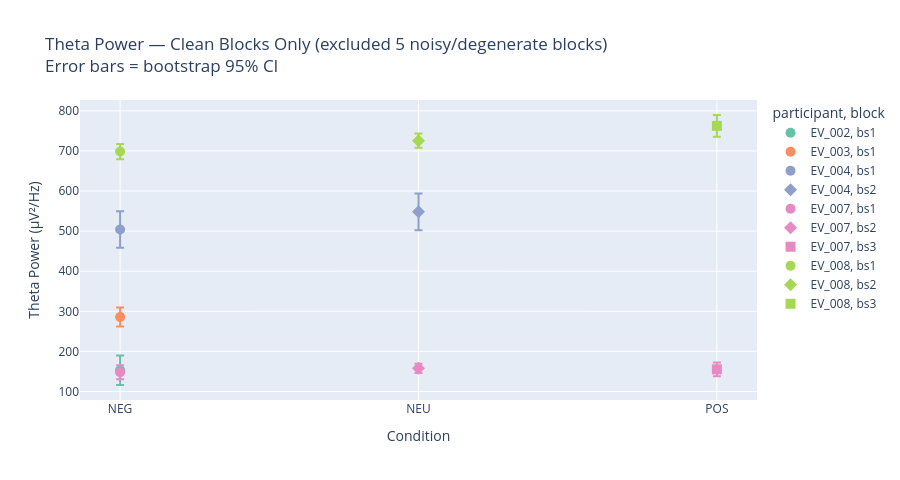

Notebook code cell kept with this figure:
### Markdown cell above
## Theta Block Exclusion

**Finding**: Conditions are NOT counterbalanced — all participants ran NEG→NEU→POS in the same fixed order.  
The high-CI blocks are not consistent across block positions or conditions; they are **individual block failures** (likely EEG artifacts, electrode pop, or excessive movement during that specific 2-minute block).

**Exclusion criterion**: `ci_width > 2× median_across_all_blocks`  
This flags blocks where the bootstrap found that individual 30 s epoch means were so variable that a reliable estimate cannot be obtained.

| Participant | Block | Condition | θ mean | CI width | Reason |
|---|---|---|---|---|---|
| EV_002 | bs3 | POS | 242 | 446 | Extremely noisy epochs |
| EV_002 | bs2 | NEU | 105 | 1.3 | Suspiciously small CI → possibly single epoch |
| EV_003 | bs2 | NEU | 549 | 902 | Extremely noisy epochs |
| EV_004 | bs3 | POS | 534 | 140 | Elevated noise (>2× median) |

EV_007 and EV_008 are clean across all blocks.

### Code cell
# --- Theta exclusion: flag and remove unreliable blocks ---
# Criterion 1: ci_width > 2× median (very noisy epochs)
# Criterion 2: ci_width < 5 (suspiciously small → bootstrap collapsed, likely ≤1 epoch survived QC)

overall_median_ci = theta_ci["ci_width"].median()
threshold_high = 2.0 * overall_median_ci
threshold_low  = 5.0   # bootstrap CI < 5 on EEG PSD is physiologically implausible → degenerate block

theta_excluded = theta_ci.with_columns(
    pl.when(pl.col("ci_width") > threshold_high)
      .then(pl.lit("noisy (ci_width > 2×median)"))
      .when(pl.col("ci_width") < threshold_low)
      .then(pl.lit("degenerate (ci_width < 5)"))
      .otherwise(pl.lit("keep"))
      .alias("exclusion_reason")
)

excluded = theta_excluded.filter(pl.col("exclusion_reason") != "keep")
theta_clean = theta_excluded.filter(pl.col("exclusion_reason") == "keep")

print(f"Threshold noisy      : ci_width > {threshold_high:.1f}  (2× median={overall_median_ci:.1f})")
print(f"Threshold degenerate : ci_width < {threshold_low:.1f}")
print(f"\nExcluded blocks ({excluded.height}):")
display(excluded.select(["participant","block","condition","theta","ci_width","exclusion_reason"]).sort("ci_width", descending=True))
print(f"\nClean blocks remaining: {theta_clean.height} / {theta_ci.height}")

# --- Per-condition coverage after exclusion ---
print("\nCoverage per condition after exclusion:")
display(
    theta_excluded
    .group_by("condition")
    .agg(
        (pl.col("exclusion_reason") == "keep").sum().alias("n_clean"),
        pl.len().alias("n_total"),
    )
    .with_columns(((pl.col("n_clean") / pl.col("n_total")) * 100).round(0).alias("pct_clean"))
    .sort("condition")
)

# --- Plot clean data ---
import plotly.express as px

fig = px.scatter(
    theta_clean.to_pandas(),
    x="condition", y="theta",
    error_y="ci_half",
    color="participant",
    symbol="block",
    hover_data=["block","participant","ci_width"],
    title=f"Theta Power — Clean Blocks Only (excluded {excluded.height} noisy/degenerate blocks)<br>Error bars = bootstrap 95% CI",
    labels={"theta": "Theta Power (µV²/Hz)", "condition": "Condition"},
    category_orders={"condition": ["NEG","NEU","POS"]},
    color_discrete_sequence=px.colors.qualitative.Set2,
)
fig.update_traces(marker_size=10, error_y_thickness=2)
fig.update_layout(height=480)
fig.show()

# Summary statistics on clean data
print("\nMean theta per condition (clean blocks only):")
display(
    theta_clean
    .group_by("condition")
    .agg(
        pl.col("theta").mean().round(1).alias("mean_theta"),
        pl.col("theta").std().round(1).alias("std_theta"),
        pl.col("ci_width").mean().round(1).alias("mean_ci_width"),
        pl.len().alias("n_blocks"),
    )
    .sort("condition")
)

### Figure 1 — Plotly figure (JSON) as saved in the notebook; plotly's stock layout.template omitted (floating-point values rounded to 4 significant figures)
{"data": [{"customdata": [["bs1", "EV_002", 56.85]], "error_y": {"array": [36.82], "thickness": 2}, "hovertemplate": "participant=%{customdata[1]}<br>block=%{customdata[0]}<br>Condition=%{x}<br>Theta Power (µV²/Hz)=%{y}<br>ci_width=%{customdata[2]}<extra></extra>", "legendgroup": "EV_002, bs1", "marker": {"color": "rgb(102,194,165)", "size": 10, "symbol": "circle"}, "mode": "markers", "name": "EV_002, bs1", "orientation": "v", "showlegend": true, "type": "scatter", "x": ["NEG"], "xaxis": "x", "y": [153.0], "yaxis": "y"}, {"customdata": [["bs1", "EV_003", 47.23]], "error_y": {"array": [23.62], "thickness": 2}, "hovertemplate": "participant=%{customdata[1]}<br>block=%{customdata[0]}<br>Condition=%{x}<br>Theta Power (µV²/Hz)=%{y}<br>ci_width=%{customdata[2]}<extra></extra>", "legendgroup": "EV_003, bs1", "marker": {"color": "rgb(252,141,98)", "size": 10, "symbol": "circle"}, "mode": "markers", "name": "EV_003, bs1", "orientation": "v", "showlegend": true, "type": "scatter", "x": ["NEG"], "xaxis": "x", "y": [286.0], "yaxis": "y"}, {"customdata": [["bs1", "EV_004", 84.12]], "error_y": {"array": [45.68], "thickness": 2}, "hovertemplate": "participant=%{customdata[1]}<br>block=%{customdata[0]}<br>Condition=%{x}<br>Theta Power (µV²/Hz)=%{y}<br>ci_width=%{customdata[2]}<extra></extra>", "legendgroup": "EV_004, bs1", "marker": {"color": "rgb(141,160,203)", "size": 10, "symbol": "circle"}, "mode": "markers", "name": "EV_004, bs1", "orientation": "v", "showlegend": true, "type": "scatter", "x": ["NEG"], "xaxis": "x", "y": [504.2], "yaxis": "y"}, {"customdata": [["bs2", "EV_004", 77.24]], "error_y": {"array": [46.0], "thickness": 2}, "hovertemplate": "participant=%{customdata[1]}<br>block=%{customdata[0]}<br>Condition=%{x}<br>Theta Power (µV²/Hz)=%{y}<br>ci_width=%{customdata[2]}<extra></extra>", "legendgroup": "EV_004, bs2", "marker": {"color": "rgb(141,160,203)", "size": 10, "symbol": "diamond"}, "mode": "markers", "name": "EV_004, bs2", "orientation": "v", "showlegend": true, "type": "scatter", "x": ["NEU"], "xaxis": "x", "y": [548.1], "yaxis": "y"}, {"customdata": [["bs1", "EV_007", 30.56]], "error_y": {"array": [17.44], "thickness": 2}, "hovertemplate": "participant=%{customdata[1]}<br>block=%{customdata[0]}<br>Condition=%{x}<br>Theta Power (µV²/Hz)=%{y}<br>ci_width=%{customdata[2]}<extra></extra>", "legendgroup": "EV_007, bs1", "marker": {"color": "rgb(231,138,195)", "size": 10, "symbol": "circle"}, "mode": "markers", "name": "EV_007, bs1", "orientation": "v", "showlegend": true, "type": "scatter", "x": ["NEG"], "xaxis": "x", "y": [148.1], "yaxis": "y"}, {"customdata": [["bs2", "EV_007", 19.21]], "error_y": {"array": [11.45], "thickness": 2}, "hovertemplate": "participant=%{customdata[1]}<br>block=%{customdata[0]}<br>Condition=%{x}<br>Theta Power (µV²/Hz)=%{y}<br>ci_width=%{customdata[2]}<extra></extra>", "legendgroup": "EV_007, bs2", "marker": {"color": "rgb(231,138,195)", "size": 10, "symbol": "diamond"}, "mode": "markers", "name": "EV_007, bs2", "orientation": "v", "showlegend": true, "type": "scatter", "x": ["NEU"], "xaxis": "x", "y": [157.8], "yaxis": "y"}, {"customdata": [["bs3", "EV_007", 27.08]], "error_y": {"array": [17.09], "thickness": 2}, "hovertemplate": "participant=%{customdata[1]}<br>block=%{customdata[0]}<br>Condition=%{x}<br>Theta Power (µV²/Hz)=%{y}<br>ci_width=%{customdata[2]}<extra></extra>", "legendgroup": "EV_007, bs3", "marker": {"color": "rgb(231,138,195)", "size": 10, "symbol": "square"}, "mode": "markers", "name": "EV_007, bs3", "orientation": "v", "showlegend": true, "type": "scatter", "x": ["POS"], "xaxis": "x", "y": [155.3], "yaxis": "y"}, {"customdata": [["bs1", "EV_008", 37.39]], "error_y": {"array": [19.01], "thickness": 2}, "hovertemplate": "participant=%{customdata[1]}<br>block=%{customdata[0]}<br>Condition=%{x}<br>Theta Power (µV²/Hz)=%{y}<br>ci_width=%{customdata[2]}<extra></extra>", "legendgroup": "EV_008, bs1", "marker": {"color": "rgb(166,216,84)", "size": 10, "symbol": "circle"}, "mode": "markers", "name": "EV_008, bs1", "orientation": "v", "showlegend": true, "type": "scatter", "x": ["NEG"], "xaxis": "x", "y": [698.4], "yaxis": "y"}, {"customdata": [["bs2", "EV_008", 29.88]], "error_y": {"array": [17.87], "thickness": 2}, "hovertemplate": "participant=%{customdata[1]}<br>block=%{customdata[0]}<br>Condition=%{x}<br>Theta Power (µV²/Hz)=%{y}<br>ci_width=%{customdata[2]}<extra></extra>", "legendgroup": "EV_008, bs2", "marker": {"color": "rgb(166,216,84)", "size": 10, "symbol": "diamond"}, "mode": "markers", "name": "EV_008, bs2", "orientation": "v", "showlegend": true, "type": "scatter", "x": ["NEU"], "xaxis": "x", "y": [725.6], "yaxis": "y"}, {"customdata": [["bs3", "EV_008", 47.48]], "error_y": {"array": [27.1], "thickness": 2}, "hovertemplate": "participant=%{customdata[1]}<br>block=%{customdata[0]}<br>Condition=%{x}<br>Theta Power (µV²/Hz)=%{y}<br>ci_width=%{customdata[2]}<extra></extra>", "legendgroup": "EV_008, bs3", "marker": {"color": "rgb(166,216,84)", "size": 10, "symbol": "square"}, "mode": "markers", "name": "EV_008, bs3", "orientation": "v", "showlegend": true, "type": "scatter", "x": ["POS"], "xaxis": "x", "y": [762.5], "yaxis": "y"}], "layout": {"height": 480, "legend": {"title": {"text": "participant, block"}, "tracegroupgap": 0}, "title": {"text": "Theta Power — Clean Blocks Only (excluded 5 noisy/degenerate blocks)<br>Error bars = bootstrap 95% CI"}, "xaxis": {"anchor": "y", "categoryarray": ["NEG", "NEU", "POS"], "categoryorder": "array", "domain": [0, 1], "title": {"text": "Condition"}}, "yaxis": {"anchor": "x", "domain": [0, 1], "title": {"text": "Theta Power (µV²/Hz)"}}}}
